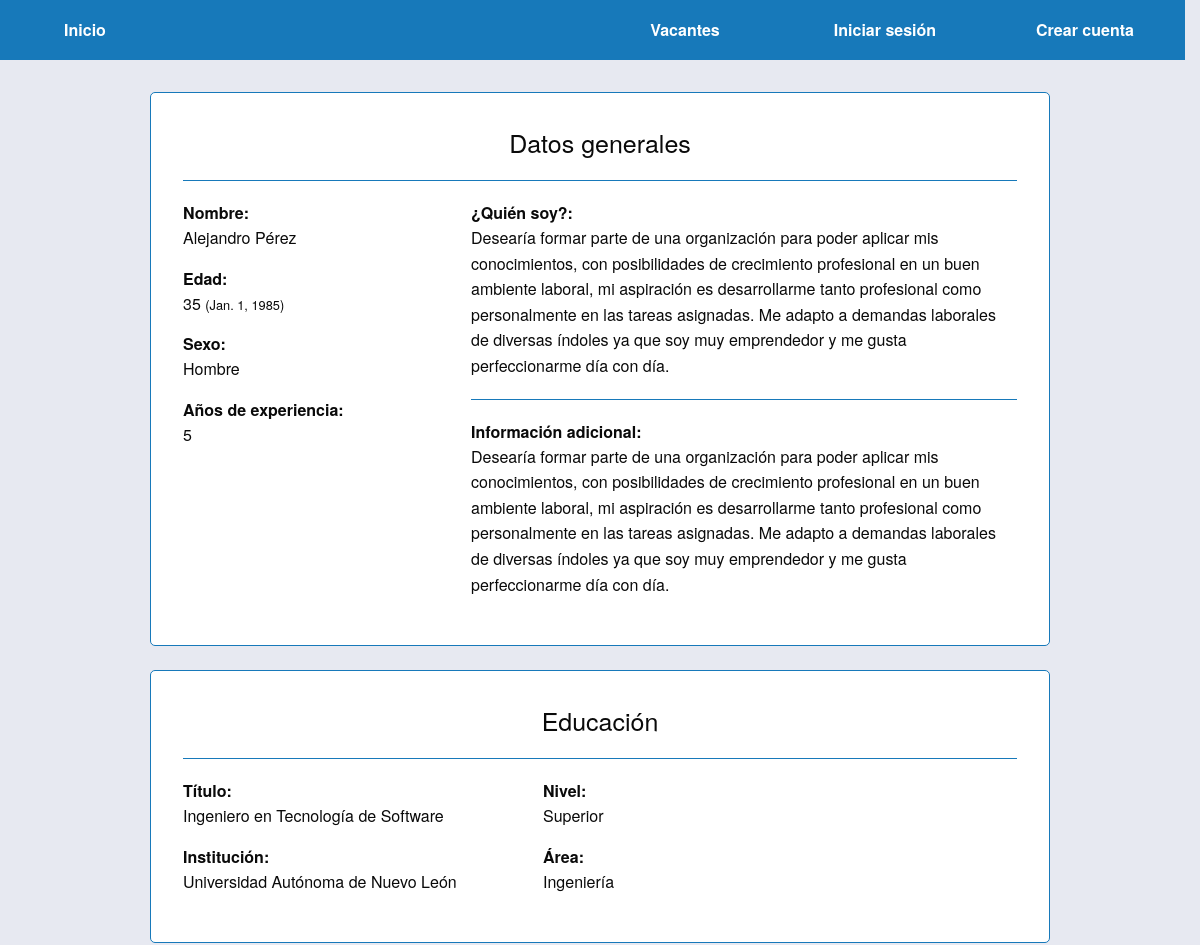
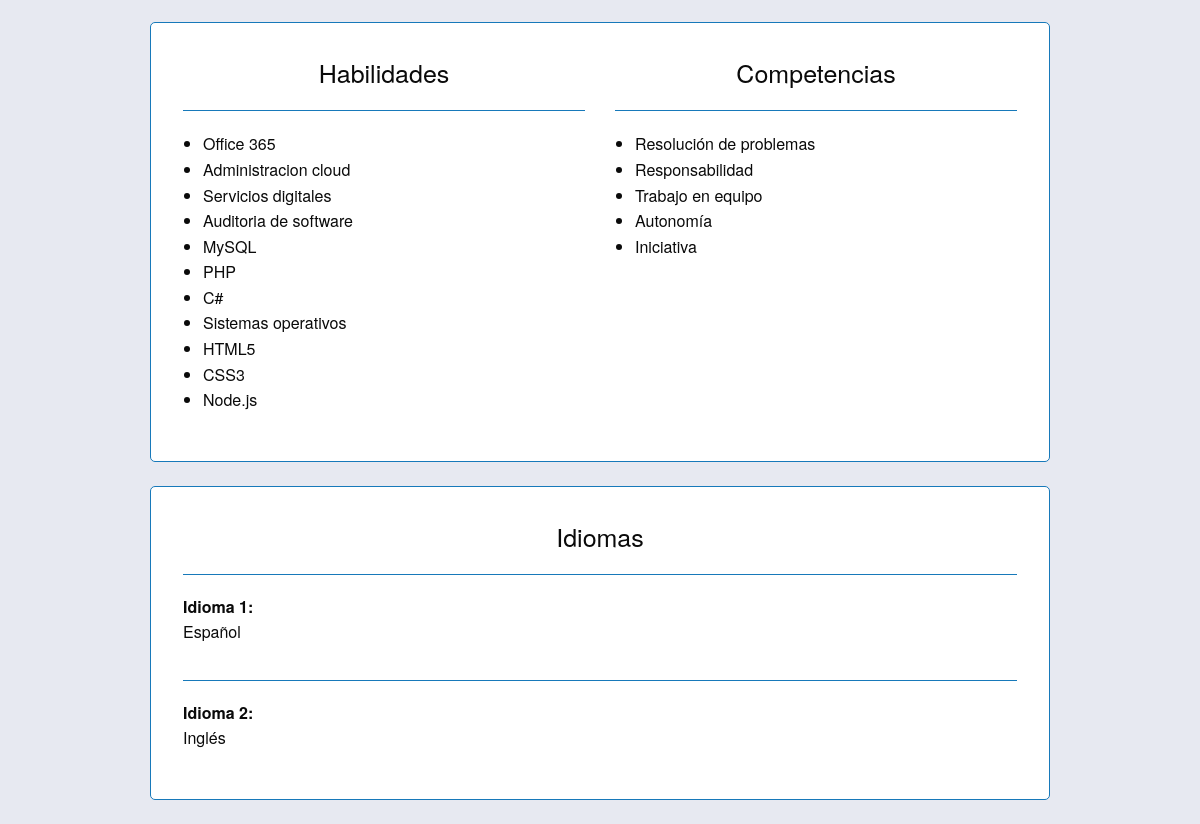
Screenshot of /usuario/17 with the database file from the repository (2 pictures, top to bottom).
### main/models.py (models this page shows, shortened)
class Usuario(models.Model):
    correo_electronico = models.EmailField()
    contrasena = models.CharField(max_length=256)
    nombre = models.CharField(max_length=50)
    quien_soy = models.TextField(max_length=640)
    fecha_de_nacimiento = models.DateField()
    años_de_experiencia = models.SmallIntegerField()
    sexo = models.ForeignKey(Sexo, on_delete=models.CASCADE)
    informacion_adicional = models.TextField(max_length=640)
    created_at = models.DateTimeField(auto_now_add=True)
    updated_at = models.DateTimeField(auto_now=True)

class Sexo(models.Model):
    sexo = models.CharField(max_length=15)
    def __str__(self):
        return self.sexo

class Educacion_Usuario(models.Model):
    usuario = models.ForeignKey(Usuario, on_delete=models.CASCADE)
    titulo = models.CharField(max_length=64)
    institucion = models.CharField(max_length=64)
    nivel = models.ForeignKey(Nivel_Educativo, on_delete=models.CASCADE)
    area = models.ForeignKey(Area_Educativa, on_delete=models.CASCADE, null=True)

class Nivel_Educativo(models.Model):
    nivel = models.CharField(max_length=50)
    def __str__(self):
        return self.nivel

class Area_Educativa(models.Model):
    area = models.CharField(max_length=50)
    def __str__(self):
        return self.area

class Habilidad_Usuario(models.Model):
    usuario = models.ForeignKey(Usuario, on_delete=models.CASCADE)
    habilidad = models.CharField(max_length=60)

class Competencia_Usuario(models.Model):
    usuario = models.ForeignKey(Usuario, on_delete=models.CASCADE)
    competencia = models.CharField(max_length=60)

class Idioma_Usuario(models.Model):
    usuario = models.ForeignKey(Usuario, on_delete=models.CASCADE)
    idioma = models.ForeignKey(Idioma, on_delete=models.CASCADE)

class Idioma(models.Model):
    idioma = models.CharField(max_length=20)
    def __str__(self):
        return str(self.idioma)

### main/views.py (the view)
# urls.py: path('usuario/<int:usuario_id>', views.detalle_usuario, name='detalle_usuario'),
def detalle_usuario(request, usuario_id):
    usuario = Usuario.objects.get(id=usuario_id)
    usuario.edad = relativedelta(datetime.now(), usuario.fecha_de_nacimiento).years
    context = {
        'usuario': usuario,
    }
    return render(request, 'main/detalle/usuario.html', context)

### main/templates/main/detalle/usuario.html (shortened to what this page needs)
{% extends "main/main.html" %}
{% block content %}
    <div class="grid-x align-center">
        <div class="cell medium-9 small-11">
            <div class="container">
                <h4>Datos generales</h5>
                <hr>
                <div class="grid-x grid-margin-x">
                    <div class="cell large-4">
                        <b>Nombre: </b>
                        <p>{{usuario.nombre}}</p>
                        <b>Edad: </b>
                        <p>{{usuario.edad}} <small>({{usuario.fecha_de_nacimiento}})</small></p>
                        <b>Sexo: </b>
                        <p>{{usuario.sexo}}</p>
                        <b>Años de experiencia: </b>
                        <p>{{usuario.años_de_experiencia}}</p>
                    </div>
                    <div class="cell large-8">
                        <b>¿Quién soy?: </b>
                        <p>{{usuario.quien_soy}}</p>
                        <hr>
                        <b>Información adicional: </b>
                        <p>{{usuario.informacion_adicional}}</p>
                    </div>
                </div>
            </div>
        </div>
    </div>
    <br>
    <div class="grid-x align-center">
        <div class="cell medium-9 small-11">
            <div class="container">
                <h4>Educación</h5>
                {% for educacion in usuario.educacion_usuario_set.all %}
                <hr>
                <div class="grid-x grid-margin-x align-middle">
                    <div class="cell medium-4 large-5">
                        <b>Título: </b>
                        <p>{{educacion.titulo}}</p>
                        <b>Institución: </b>
                        <p>{{educacion.institucion}}</p>
                    </div>
                    <div class="cell medium-4 large-4">
                        <b>Nivel: </b>
                        <p>{{educacion.nivel}}</p>
                        <b>Área: </b>
                        <p>{{educacion.area}}</p>
                    </div>
                </div>
                {% endfor %}
            </div>
        </div>
    </div>
    <br>
    <div class="grid-x align-center">
        <div class="cell medium-9 small-11">
            <div class="container">
                <div class="grid-x grid-margin-x">
                    <div class="cell medium-6">
                        <h4>Habilidades</h5>
                        <hr>
                        <ul>
                        {% for habilidad in usuario.habilidad_usuario_set.all %}
                            <li>{{habilidad.habilidad}}
                            </li>
                        {% endfor %}
                        </ul>
                    </div>
                    <div class="cell medium-6">
                        <h4>Competencias</h5>
                        <hr>
                        <ul>
                        {% for competencia in usuario.competencia_usuario_set.all %}
                            <li>{{competencia.competencia}}
                            </li>
                        {% endfor %}
                        </ul>
                    </div>
                </div>
            </div>
        </div>
    </div>
    <br>
    <div class="grid-x align-center">
        <div class="cell medium-9 small-11">
            <div class="container">
                <h4>Idiomas</h5>
                {% for idioma in usuario.idioma_usuario_set.all %}
                <hr>
                <div class="grid-x grid-margin-x align-middle">
                    <div class="cell medium-8 large-9">
                        <b>Idioma {{forloop.counter}}: </b>
                        <p>{{idioma.idioma}}</p>
                    </div>
                </div>
                {% endfor %}
            </div>
        </div>
    </div>
{% endblock %}

### main/templates/main/main.html (shortened to what this page needs)
<html>
     <head>
          {% load static %}
          <link rel="stylesheet" type="text/css" href="{% static 'main/css/foundation.min.css' %}">
          <link rel="stylesheet" type="text/css" href="{% static 'main/css/foundation-icons.css' %}">
          <link rel="stylesheet" type="text/css" href="{% static 'main/css/app.css' %}">
     </head>
     <body>
          <div class="topbar grid-x grid-margin-x align-middle">
               <div class="cell large-2">
                    <a href="/">Inicio</a>
               </div>
               <div class="cell large-2">
                    <a href="/vacante">Vacantes</a>
               </div>
               <div class="cell large-2">
                    {% if request.session.id is not None %}
                         <a href="/usuario/{{request.session.id}}">Mi perfil</a>
                    {% else %}
                    <a href="/login">Iniciar sesión</a>
                    {% endif %}
               </div>
               <div class="cell large-2">
                    {% if request.session.id is None %}
                         <a href="/usuario/crear">Crear cuenta</a>
                    {% else %}
                         <a href="/salir">Cerrar sesión</a>
                    {% endif %}
               </div>
          </div>
          {% block content %}
          {% endblock %}
          <br>
     </body>
</html>

### main/static/main/css/app.css (style rules this page uses)
body { background-color: rgb(231, 233, 241); }
h1, h2, h3, h4 { text-align: center; }
hr { border-top: 1px solid #1779ba; border-bottom: none; }
.container { border: 1px solid #1779ba; border-radius: 5px; padding: 2em; background-color: white; max-width: 1100px; word-wrap: break-word; }
.topbar { background-color: #1779ba; height: 60px; width: 100%; margin-bottom: 2em; color: white; font-weight: 800; text-align: center; }
.topbar a { color: white !important; }

### rows the page displays
Usuario: nombre "Alejandro Pérez", edad "35", fecha_de_nacimiento "Jan. 1, 1985", sexo "Hombre", años_de_experiencia "5", quien_soy "Desearía formar parte de una organización para poder aplicar mis conocimientos, con posibilidades de crecimiento profesional en un buen ambiente laboral, mi aspiración es desarrollarme tanto profesional como personalmente en las tareas asignadas. Me adapto a demandas laborales de diversas índoles ya que soy muy emprendedor y me gusta perfeccionarme día con día.", informacion_adicional "Desearía formar parte de una organización para poder aplicar mis conocimientos, con posibilidades de crecimiento profesional en un buen ambiente laboral, mi aspiración es desarrollarme tanto profesional como personalmente en las tareas asignadas. Me adapto a demandas laborales de diversas índoles ya que soy muy emprendedor y me gusta perfeccionarme día con día."
Educacion_Usuario: titulo "Ingeniero en Tecnología de Software", institucion "Universidad Autónoma de Nuevo León", nivel "Superior", area "Ingeniería"
Habilidad_Usuario: habilidad "Office 365"
Habilidad_Usuario: habilidad "Administracion cloud"
Habilidad_Usuario: habilidad "Servicios digitales"
Habilidad_Usuario: habilidad "Auditoria de software"
Habilidad_Usuario: habilidad "MySQL"
Habilidad_Usuario: habilidad "PHP"
Habilidad_Usuario: habilidad "C#"
Habilidad_Usuario: habilidad "Sistemas operativos"
Habilidad_Usuario: habilidad "HTML5"
Habilidad_Usuario: habilidad "CSS3"
Habilidad_Usuario: habilidad "Node.js"
Competencia_Usuario: competencia "Resolución de problemas"
Competencia_Usuario: competencia "Responsabilidad"
Competencia_Usuario: competencia "Trabajo en equipo"
Competencia_Usuario: competencia "Autonomía"
Competencia_Usuario: competencia "Iniciativa"
Idioma_Usuario: idioma "Español"
Idioma_Usuario: idioma "Inglés"
